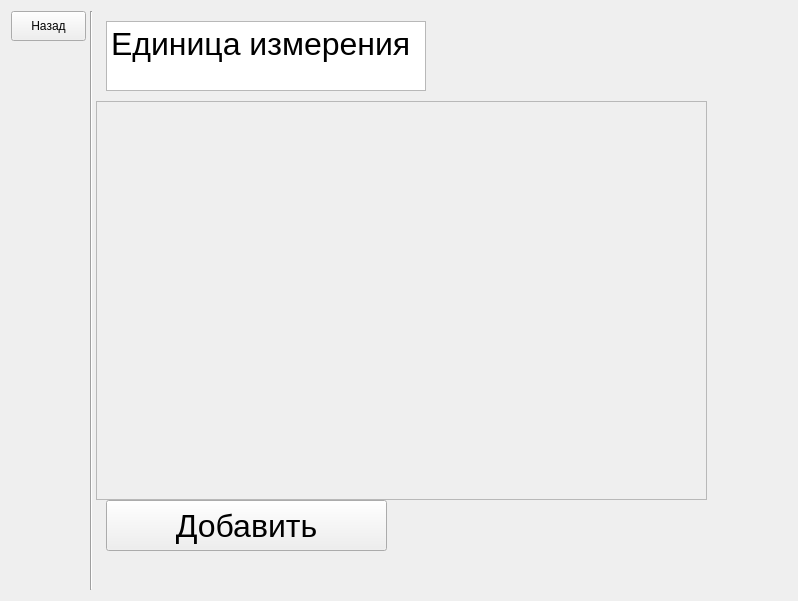
<?xml version="1.0" encoding="UTF-8"?>
<ui version="4.0">
 <class>MeasuresPage</class>
 <widget class="QWidget" name="MeasuresPage">
  <property name="geometry">
   <rect>
    <x>0</x>
    <y>0</y>
    <width>798</width>
    <height>601</height>
   </rect>
  </property>
  <property name="sizePolicy">
   <sizepolicy hsizetype="Minimum" vsizetype="Minimum">
    <horstretch>0</horstretch>
    <verstretch>0</verstretch>
   </sizepolicy>
  </property>
  <property name="windowTitle">
   <string>MainWindow</string>
  </property>
  <layout class="QVBoxLayout" name="verticalLayout_4">
   <item>
    <widget class="QWidget" name="centralwidget" native="true">
     <property name="sizePolicy">
      <sizepolicy hsizetype="Minimum" vsizetype="Minimum">
       <horstretch>0</horstretch>
       <verstretch>0</verstretch>
      </sizepolicy>
     </property>
     <layout class="QHBoxLayout" name="horizontalLayout_2">
      <property name="spacing">
       <number>0</number>
      </property>
      <property name="leftMargin">
       <number>0</number>
      </property>
      <property name="topMargin">
       <number>0</number>
      </property>
      <property name="rightMargin">
       <number>0</number>
      </property>
      <property name="bottomMargin">
       <number>0</number>
      </property>
      <item>
       <layout class="QHBoxLayout" name="horizontalLayout">
        <property name="sizeConstraint">
         <enum>QLayout::SetDefaultConstraint</enum>
        </property>
        <item>
         <widget class="QWidget" name="widget" native="true">
          <property name="minimumSize">
           <size>
            <width>75</width>
            <height>0</height>
           </size>
          </property>
          <property name="maximumSize">
           <size>
            <width>75</width>
            <height>16777215</height>
           </size>
          </property>
          <widget class="QPushButton" name="backButton">
           <property name="geometry">
            <rect>
             <x>0</x>
             <y>0</y>
             <width>75</width>
             <height>30</height>
            </rect>
           </property>
           <property name="minimumSize">
            <size>
             <width>75</width>
             <height>30</height>
            </size>
           </property>
           <property name="maximumSize">
            <size>
             <width>75</width>
             <height>30</height>
            </size>
           </property>
           <property name="text">
            <string>Назад</string>
           </property>
          </widget>
         </widget>
        </item>
        <item>
         <widget class="Line" name="line">
          <property name="sizePolicy">
           <sizepolicy hsizetype="Fixed" vsizetype="Minimum">
            <horstretch>0</horstretch>
            <verstretch>0</verstretch>
           </sizepolicy>
          </property>
          <property name="minimumSize">
           <size>
            <width>10</width>
            <height>0</height>
           </size>
          </property>
          <property name="orientation">
           <enum>Qt::Vertical</enum>
          </property>
         </widget>
        </item>
        <item>
         <layout class="QVBoxLayout" name="verticalLayout_3">
          <item>
           <widget class="QWidget" name="widget_3" native="true">
            <property name="minimumSize">
             <size>
              <width>335</width>
              <height>80</height>
             </size>
            </property>
            <property name="maximumSize">
             <size>
              <width>16777215</width>
              <height>90</height>
             </size>
            </property>
            <widget class="QTextEdit" name="textEdit">
             <property name="geometry">
              <rect>
               <x>10</x>
               <y>10</y>
               <width>320</width>
               <height>70</height>
              </rect>
             </property>
             <property name="readOnly">
              <bool>true</bool>
             </property>
             <property name="html">
              <string>&lt;!DOCTYPE HTML PUBLIC &quot;-//W3C//DTD HTML 4.0//EN&quot; &quot;http://www.w3.org/TR/REC-html40/strict.dtd&quot;&gt;
&lt;html&gt;&lt;head&gt;&lt;meta name=&quot;qrichtext&quot; content=&quot;1&quot; /&gt;&lt;meta charset=&quot;utf-8&quot; /&gt;&lt;style type=&quot;text/css&quot;&gt;
p, li { white-space: pre-wrap; }
&lt;/style&gt;&lt;/head&gt;&lt;body style=&quot; font-family:'Segoe UI'; font-size:9pt; font-weight:400; font-style:normal;&quot;&gt;
&lt;p style=&quot; margin-top:0px; margin-bottom:0px; margin-left:0px; margin-right:0px; -qt-block-indent:0; text-indent:0px;&quot;&gt;&lt;span style=&quot; font-size:24pt;&quot;&gt;Единица измерения&lt;/span&gt;&lt;/p&gt;&lt;/body&gt;&lt;/html&gt;</string>
             </property>
            </widget>
           </widget>
          </item>
          <item>
           <widget class="QScrollArea" name="scrollArea">
            <property name="sizePolicy">
             <sizepolicy hsizetype="Minimum" vsizetype="Minimum">
              <horstretch>0</horstretch>
              <verstretch>0</verstretch>
             </sizepolicy>
            </property>
            <property name="minimumSize">
             <size>
              <width>460</width>
              <height>0</height>
             </size>
            </property>
            <property name="widgetResizable">
             <bool>true</bool>
            </property>
            <widget class="QWidget" name="scrollAreaWidgetContents">
             <property name="geometry">
              <rect>
               <x>0</x>
               <y>0</y>
               <width>591</width>
               <height>385</height>
              </rect>
             </property>
             <property name="sizePolicy">
              <sizepolicy hsizetype="Preferred" vsizetype="Preferred">
               <horstretch>0</horstretch>
               <verstretch>0</verstretch>
              </sizepolicy>
             </property>
             <property name="minimumSize">
              <size>
               <width>0</width>
               <height>0</height>
              </size>
             </property>
             <layout class="QVBoxLayout" name="verticalLayout_2">
              <item>
               <layout class="QVBoxLayout" name="verticalLayout">
                <property name="sizeConstraint">
                 <enum>QLayout::SetMinimumSize</enum>
                </property>
               </layout>
              </item>
             </layout>
            </widget>
           </widget>
          </item>
          <item>
           <widget class="QWidget" name="widget_4" native="true">
            <property name="minimumSize">
             <size>
              <width>0</width>
              <height>60</height>
             </size>
            </property>
            <property name="maximumSize">
             <size>
              <width>16777215</width>
              <height>90</height>
             </size>
            </property>
            <widget class="QPushButton" name="addMeasureButton">
             <property name="geometry">
              <rect>
               <x>10</x>
               <y>0</y>
               <width>281</width>
               <height>51</height>
              </rect>
             </property>
             <property name="font">
              <font>
               <pointsize>24</pointsize>
              </font>
             </property>
             <property name="text">
              <string>Добавить</string>
             </property>
            </widget>
           </widget>
          </item>
         </layout>
        </item>
        <item>
         <widget class="QWidget" name="widget_2" native="true">
          <property name="maximumSize">
           <size>
            <width>80</width>
            <height>16777215</height>
           </size>
          </property>
         </widget>
        </item>
       </layout>
      </item>
     </layout>
    </widget>
   </item>
  </layout>
 </widget>
 <resources/>
 <connections/>
</ui>
